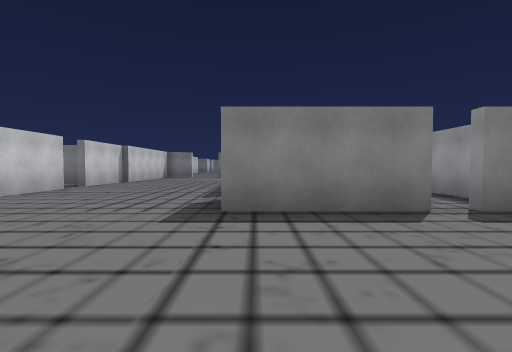
view 1 (above)

24 first-person views from a walk through a scene from a Unity 3-D project. The camera is 1.3 m above the floor, tilts 2° down and sees 85° across. The floor is counted in squares, 2 m on a side. Each view is taken from the middle of a square. On the plan, view 1 faces up. The plan holds only what a view shows up to about 9 squares ahead; the rest is blank. The player character is not drawn. Some animated figures are left out.

view 2
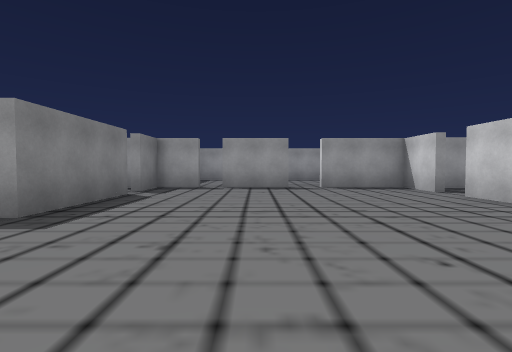

view 3
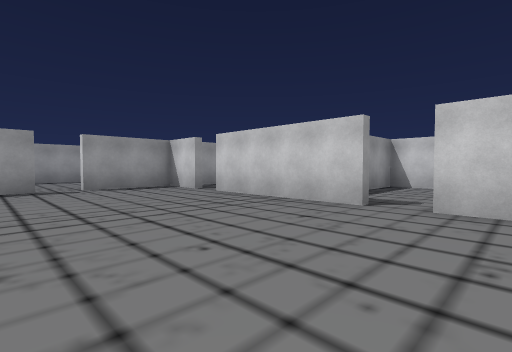

view 4
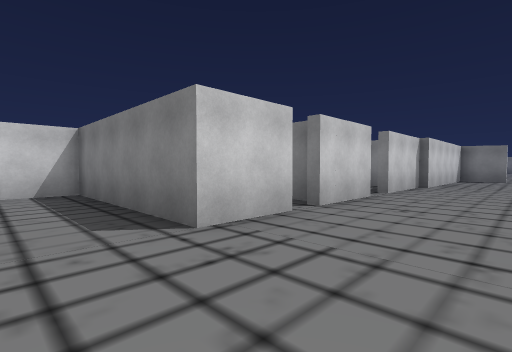

view 5
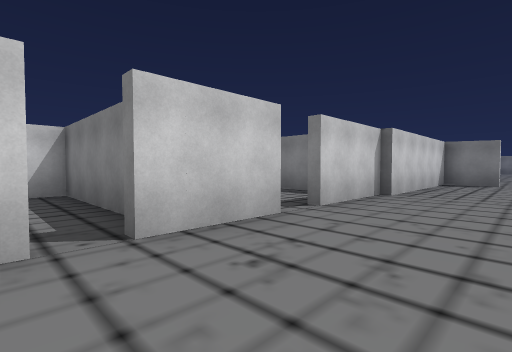

view 6
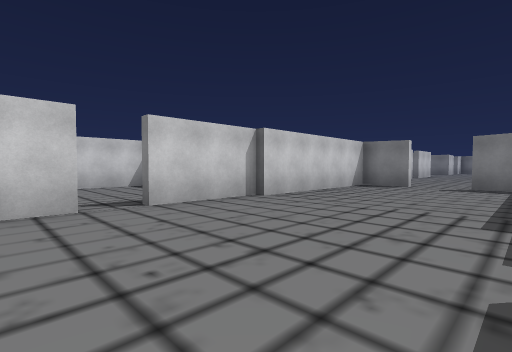

view 7
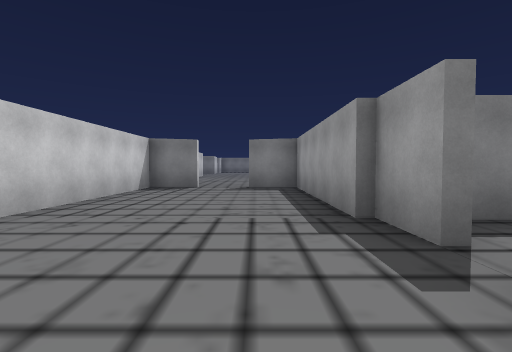

view 8
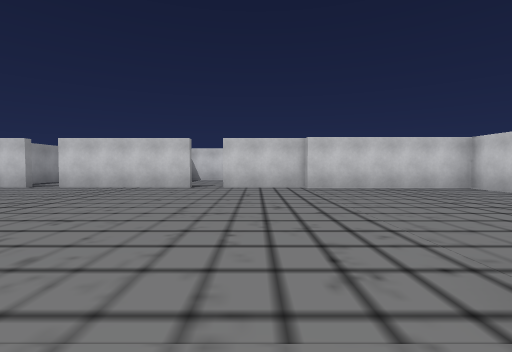

view 9
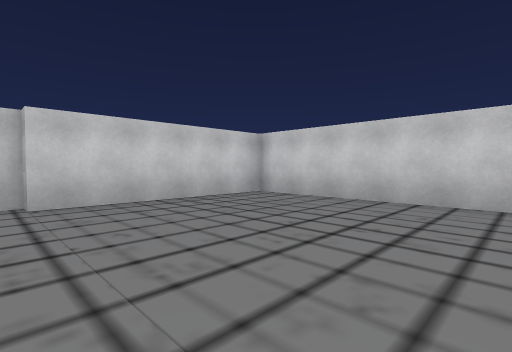

view 10
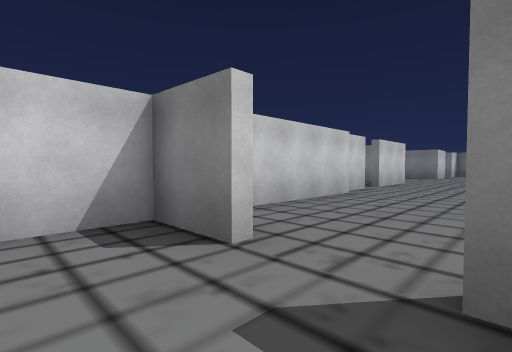

view 11
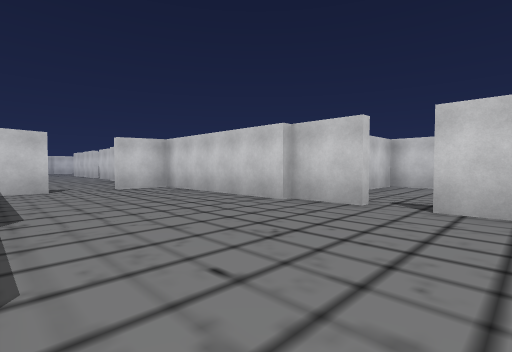

view 12
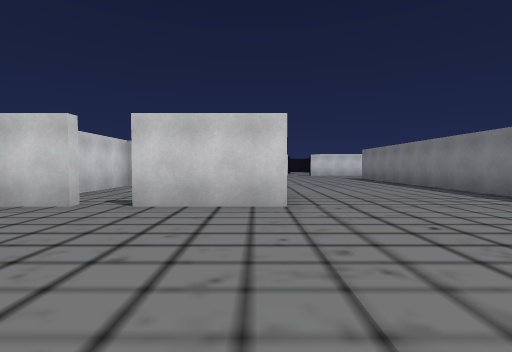

view 13
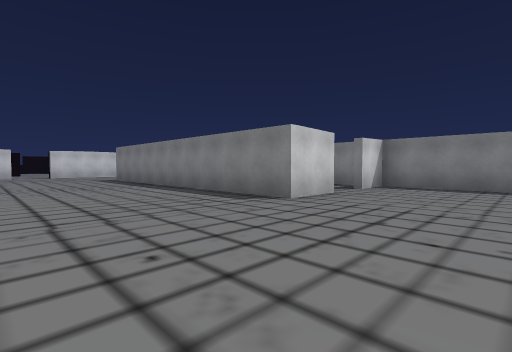

view 14
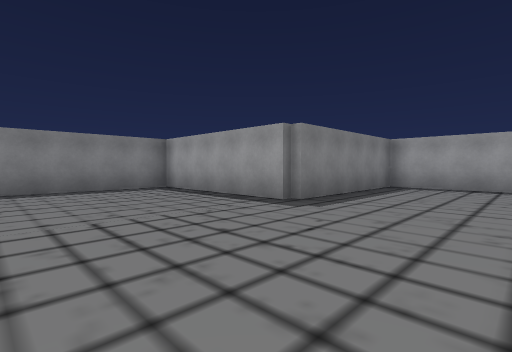

view 15
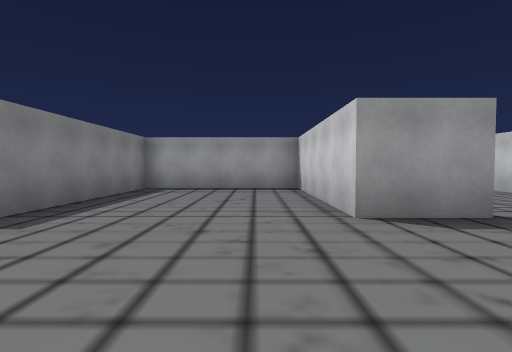

view 16
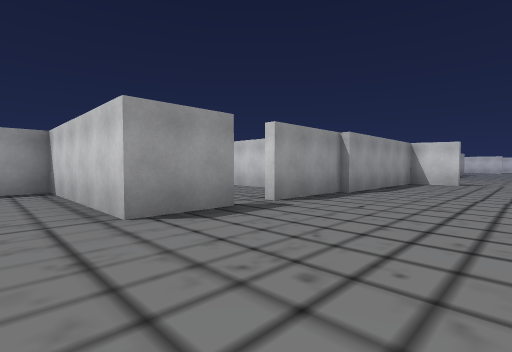

view 17
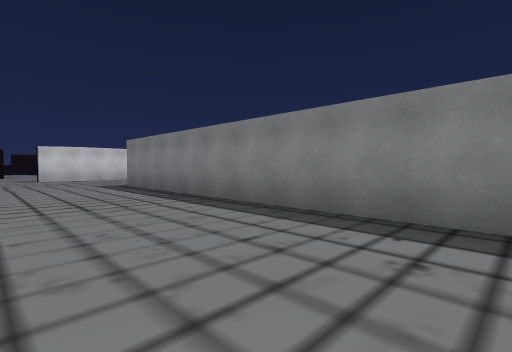

view 18
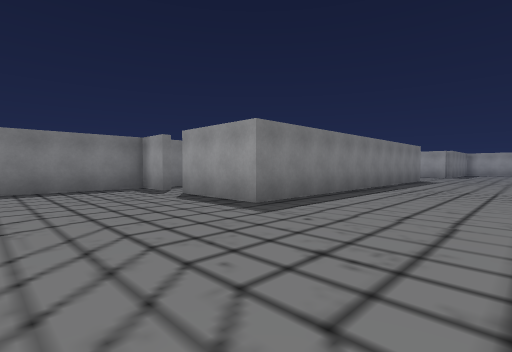

view 19
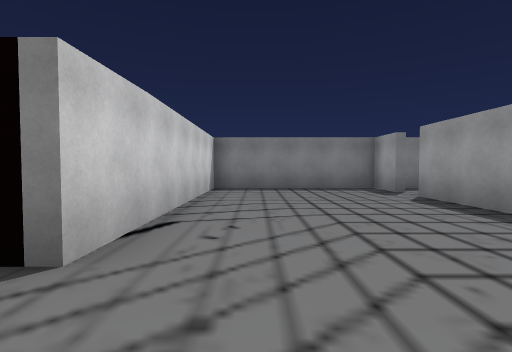

view 20
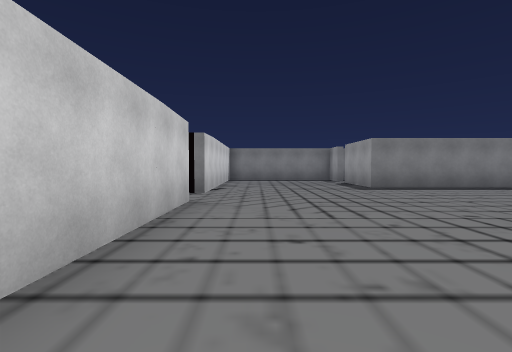

view 21
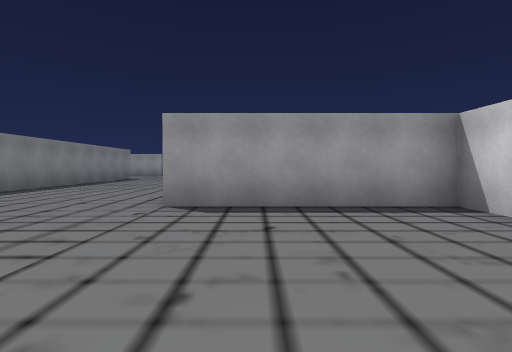

view 22
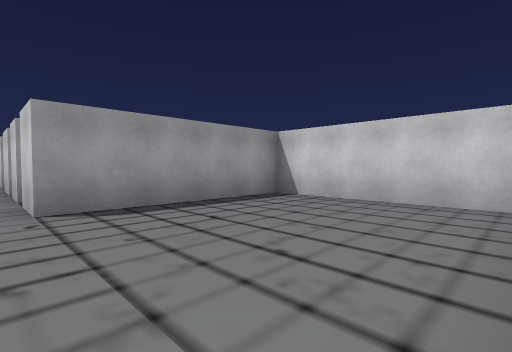

view 23
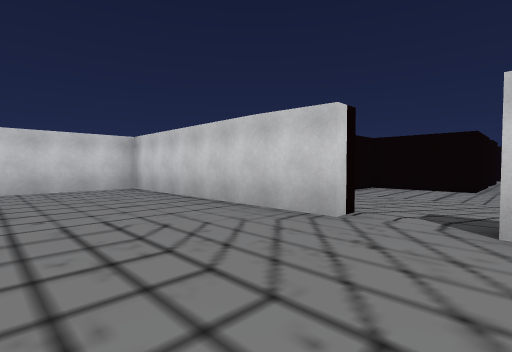

view 24
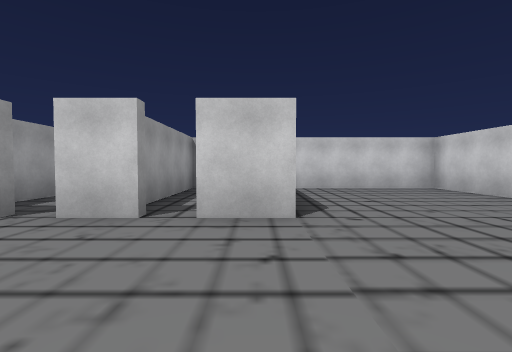

### Floor plan
Points are (right, up) in squares from view 1. A wall is a line through its corners. A room is listed if a view was taken in it or the views show most of it. See-through windows are left out.
Room 1 (views 1, 2, 3, 4, 5, 6, 7, 8, 9, 10)
walls: (-5.5, 5.4) (-5.5, 3.6) (-10.3, 3.6) (-10.3, -3.1) (-5.5, -3.1); (-5.5, 8) (-5.5, 5.9); (2.6, 4) (-0.5, 4); (-0.5, 10.2) (-0.5, 11.5); (-2, -3.5) (2, -3.5); (4.5, 2.6) (4.5, 4) (3.2, 4); (-0.7, 11.5) (-0.7, 16.5) (-2.2, 16.5); (-5.6, -3.5) (-3, -3.5); (-5.5, 11.6) (-5.5, 9); (4.5, 0) (4.5, 2); (3, -3.5) (4.5, -3.5) (4.5, -1); (-3.8, 16.5) (-5.2, 16.5) (-5.2, 11.5)
ways out: opening at (-3, 17) to room 2; gap at (-6, 5) to room 3; opening at (0, 10); opening at (3, 4); gap at (-6, 8.5); gap at (-2.5, -4); gap at (2.5, -4); gap at (5, -0.5); gap at (5, 3)
Room 2 (views 11, 12, 13, 14, 15, 16, 17, 18, 19, 20, 21, 22, 23, 24)
walls: (-9.2, 26.5) (-8.4, 26.5); (-11.8, 26.5) (-10.2, 26.5); (-5.5, 26.5) (-5.5, 24); (-10.6, 23.9) (-10.6, 25); (-13.6, 26.5) (-12.4, 26.5); (-5.5, 23) (-5.5, 21.5); (-5.5, 33.3) (-5.5, 31.5) (-15.5, 31.5) (-15.5, 34); (-13.1, 21.8) (-13.1, 25.2); (-5.2, 21.6) (-5.2, 16.8) (-3.8, 16.8); (-0.7, 31.5) (-0.7, 36.2) (-5.5, 36.2) (-5.5, 34.8); (-0.5, 25) (-0.5, 26.7) (4.3, 26.7) (4.3, 31.2) (-0.5, 31.2); (-15.5, 35) (-15.5, 36.2) (-20.2, 36.2) (-20.2, 29.8); (-0.5, 21.5) (-0.5, 24); (-20.2, 28.2) (-20.2, 21.7) (-15.5, 21.7) (-15.5, 26.5) (-14.2, 26.5); (-0.7, 18.5) (-0.7, 21.5); (-2.2, 16.8) (-1.2, 16.8)
ways out: opening at (-3, 17) to room 1; opening at (-21, 29); opening at (-6, 34); gap at (-15, 34.5); gap at (-6, 23.5); gap at (0, 24.5)
Room 3 (no view inside)
walls: (-6, 6.4) (-10.3, 6.4)
ways out: gap at (-6, 5) to room 1

Where each view was taken, in squares from view 1:
view 1: 0 up, 0 right, facing up
view 2: 1 up, 4 left, facing right
view 3: 1 up, 4 left, facing down-right
view 4: 2 up, 3 left, facing up-left
view 5: 5 up, 3 left, facing up-left
view 6: 7 up, 1 left, facing up-left
view 7: 8 up, 2 left, facing up
view 8: 5 up, 4 left, facing down
view 9: 2 up, 5 left, facing down-left
view 10: 15 up, 2 left, facing up-left
view 11: 25 up, 1 left, facing down-left
view 12: 26 up, 1 left, facing left
view 13: 27 up, 2 left, facing up-left
view 14: 28 up, 5 left, facing up-right
view 15: 28 up, 4 left, facing right
view 16: 28 up, 4 left, facing down-right
view 17: 28 up, 6 left, facing up-left
view 18: 28 up, 19 left, facing up-right
view 19: 28 up, 19 left, facing up
view 20: 23 up, 19 left, facing up
view 21: 25 up, 20 left, facing right
view 22: 27 up, 20 left, facing down-right
view 23: 30 up, 17 left, facing down-left
view 24: 30 up, 15 left, facing down
